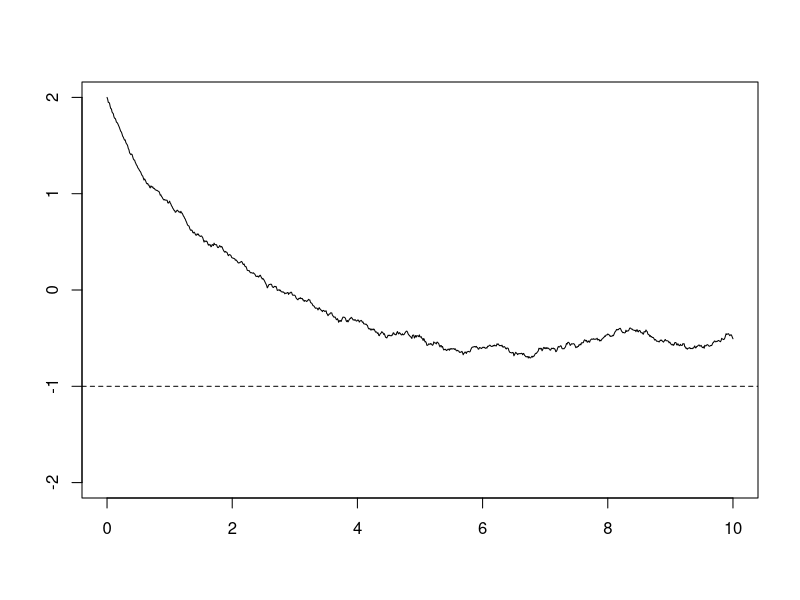
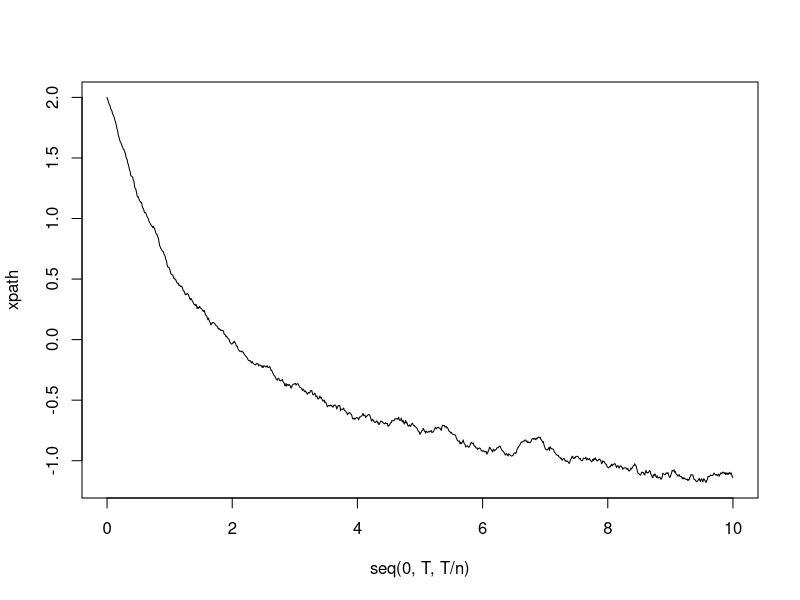

The R source for these figures, in order:
# Ornstein-Uhlenbeck simulation
# dX_t = −r(X_t − u)dt + sigma * dB_t

xo <- 2
mu <- -1
sig <- .1
alpha <- .5
mesh <- 100
t <- 10
bm <- c(0, cumsum(rnorm(1000))) / sqrt(100)
xlist <- numeric(1001)
for (i in 0:1000) {
    xlist[i + 1] <- mu + (xo - mu) * exp(-alpha * i / 100) +
        sig * bm[i + 1] - alpha * sig * exp(-alpha * i / 100) *
            sum(exp(alpha * (0:i) / 100) * bm[1:(i + 1)] / 1000)
}
plot(seq(0, 10, .01), xlist, type = "l", ylim = c(-2, 2), xlab = "", ylab = "")
abline(h = -1, lty = 2)


# simulation of Ornstein-Uhlenbeck with Euler-Maruyama method
mu <- -1
r <- 0.5
sigma <- 0.1
T <- 10
n <- 1000
xpath <- numeric(n + 1)
xpath[1] <- 2 # initial vlaue
for (i in 1:n) {
    xpath[i + 1] <- xpath[i] - r * (xpath[i] - mu) * T / n +
        sigma * sqrt(T / n) * rnorm(1)
}
plot(seq(0, T, T / n), xpath, type = "l")

# For one outcome of X_T code simplifies
x <- -2
for (i in 1:n) {
    x <- x - r * (x - mu) * T / n + sigma * sqrt(T / n) * rnorm(1)
}
x

# simulation of mean and standard deviation of X_10
x <- -2
trials <- 10000
sim_list <- numeric(trials)
for (k in 1:trials) {
    for (i in 1:n) {
        x <- x - r * (x - mu) * T / n + sigma * sqrt(T / n) * rnorm(1)
    }
    sim_list[k] <- x
}
mean(sim_list)
sd(sim_list)
